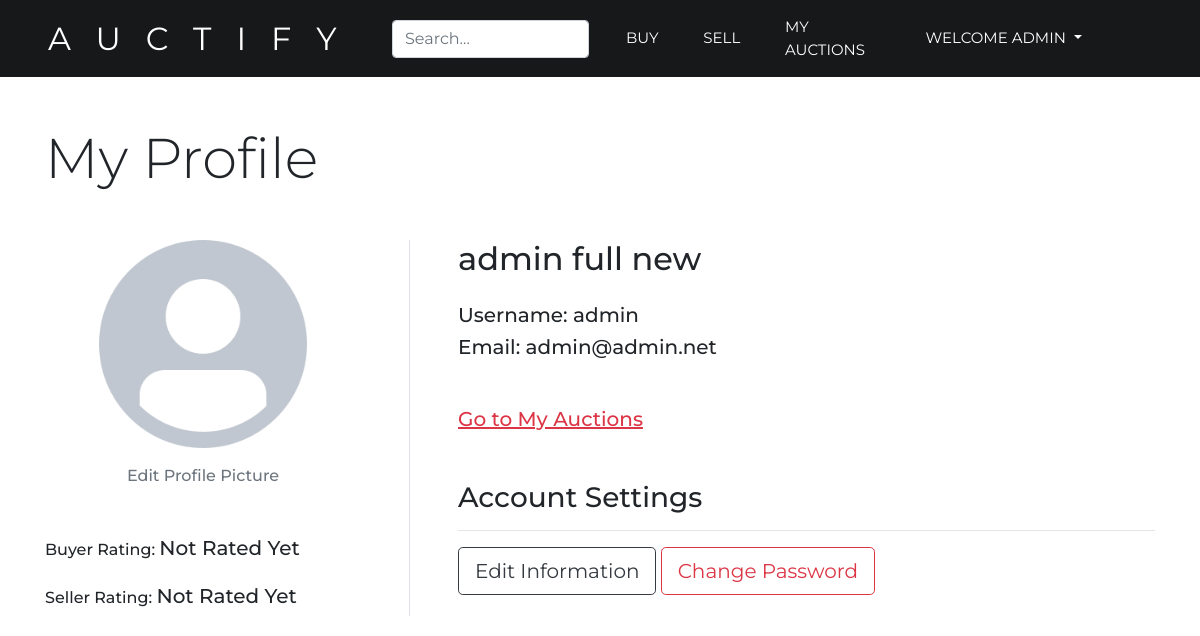
The app's page /profile.php (signed in) with its own data.
### tables this page shows
CREATE TABLE `users` (
  `id` int(11) NOT NULL,
  `username` varchar(30) NOT NULL,
  `password` varchar(255) NOT NULL,
  `name` varchar(30) NOT NULL,
  `email` varchar(100) NOT NULL,
  `picture` varchar(150) DEFAULT NULL
);

### profile.php (the view, shortened to what this page needs)
<?php
extract($_REQUEST);
?>
<!DOCTYPE html>
<html>
<head>
    <?php include 'head.php'; ?>
</head>
<body>
    <?php include 'header.php'; ?>
	<div class="container">
				<?php
				if (isset($infoupdate)) {
					$username = $_SESSION['username'];
					try {
						require('connection.php');
						$info = $db->query("SELECT * FROM users WHERE username='$username';");
						if ($holder = $info->fetch()) {
							$name = $holder['name'];
							$email = $holder['email'];
						}
						$db = null;
					} catch (PDOException $ex) {
						die($ex->getMessage());
					}
					?>
				<div class="row">
				<div class="col-12">
					<form method="POST" action="updateuser.php" class="form-group w-50 mx-auto text-left">
						<h1 class="font-weight-bold mb-4 text-center">Update Account Information</h1>
						<label class="h5 mt-0">Username</label>
						<p><input class="form-control " type='text' name='username' value="<?php echo $username; ?>"/></p>
						<label class="h5 mt-0">Full Name:</label>
						<p><input class="form-control " type='text' name='name' value="<?php echo $name; ?>"/></p>
						<label class="h5 mt-0">Email:</label>
						<p><input class="form-control " type='email' name='email' value="<?php echo $email; ?>"/></p>
						<p class="text-center"><input class="btn btn-outline-dark m-3" type="submit" name="infoupdate" value="Update Account Info">
					</form>
				</div>
				<?php
				}
				else {
					try{
						require('connection.php');
						$username = $_SESSION['username'];
						$sql = $db->prepare("SELECT * FROM auctions, ratings WHERE ratings.auctionid = auctions.id AND owner=?");
						$sql->execute(array($username));
						$holder = $sql->fetchAll();
						if (isset($holder['buyerRating'])) {
							$sellerRating = $holder['buyerRating'];
						} else {
							$sellerRating = 'Not Rated Yet';
						}
						$sql = $db->prepare("SELECT * FROM auctions, ratings WHERE ratings.auctionid = auctions.id AND bidder=?");
						$sql->execute(array($username));
						$holder = $sql->fetchAll();
						if (isset($holder['sellerRating'])) {
							$buyerRating = $holder['sellerRating'];
						} else {
							$buyerRating = 'Not Rated Yet';
						}
						$sql = $db->prepare("SELECT * FROM users WHERE username=?");
						if ($sql->execute(array($username))){
							while ($info = $sql->fetch(PDO::FETCH_ASSOC)) {
								$name = $info['name'];
								$username = $info['username'];
								$email = $info['email'];
								if (isset($info['picture'])) {
									$picture = $info['picture'];
									$image = "images/users/$picture";
								} else {
									$image = "images/users/default-avatar.png";
								}
							}
						}
						?>
						<h1 class="display-4 text-left mb-5">My Profile</h1>
						<div class="row">
						<div class="col-4 pr-5 border-right">
							<div id="picture" class="text-center mb-5">
								<div class="rounded-circle mb-3">
									<img src="<?php echo $image; ?>" style="max-height: 13rem;">
								</div>
								<a href="" class="h6 text-center mx-auto text-secondary">Edit Profile Picture</a>
							</div>
							<div id="rating">
								<p class="h6 mb-4">
									Buyer Rating:
									<span class="h5">
										<?php echo $buyerRating; ?>
									</span>
								</p>
								<p class="h6">
									Seller Rating:
									<span class="h5">
										<?php echo $sellerRating; ?>
									</span>
								</p>
							</div>
						</div>
						<div class="col-8 pl-5">
							<div id="info">
								<p class="h2 mb-4"><?php echo $name ?></p>
								<p class="h5 mb-2">Username: <?php echo $username ?></p>
								<p class="h5 mb-5">Email: <?php echo $email ?></p>
								<a href="myAuctions.php" class="h5 text-danger"><u>Go to My Auctions</u></a>
							</div>
							<div id="settings" class="mt-5">
								<h3>Account Settings</h3>
								<hr>
								<form method='POST'>
									<input type='submit' name='infoupdate' class="btn btn-lg btn-outline-dark" value='Edit Information'/>
									<input type='submit' name='passwordchange' class="btn btn-lg btn-outline-danger" value='Change Password'/>
								</form>
							</div>
						</div>
						<?php
					}
					catch(PDOExecption $e){
						die ("ERROR:".$e->getMessage());
					}
				}
				?>
		</div>
	</div>
</body>
</html>

### css/custom.css (style rules this page uses)
* { -webkit-box-sizing: border-box; -moz-box-sizing: border-box; box-sizing: border-box; }
body { font-family: 'Montserrat', sans-serif; font-weight: 400; }
h1 { margin-top: 5px; margin-bottom: 10px; }
a, a:hover { text-decoration: none; text-decoration-style: none; }
.navbar-form { position: relative; }
.form-control { width: 100%; }

### records on screen
users: name "admin full new", username "admin", email "admin@admin.net"

### other values on screen
$_SESSION['username'] "ADMIN"
$buyerRating "Not Rated Yet"
$sellerRating "Not Rated Yet"
